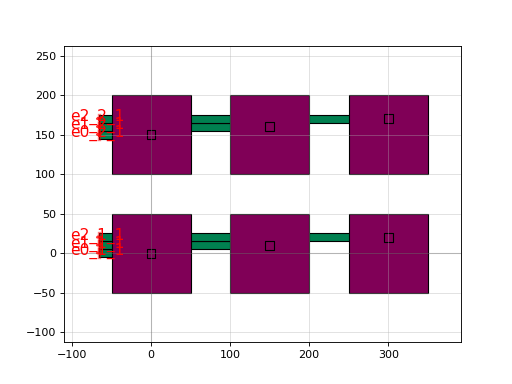

Here is the Python script that generated this plot:
import gdsfactory as gf

c = gf.components.array_with_via_2d(spacing=[150.0, 150.0], columns=3, rows=2)
c.plot()
